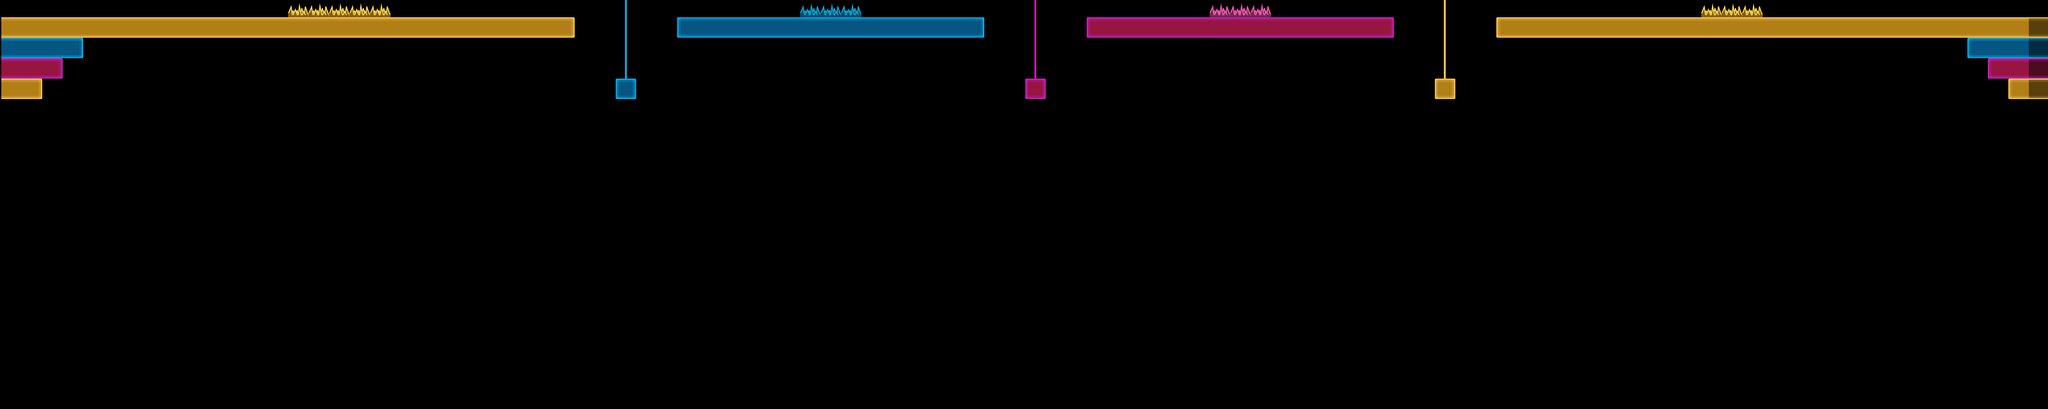

Tiled map render using the project's own tile images. Description and the map definition, with tile-layer contents summarised, below:
An orthogonal 100x20 tile map with 128x128 px tiles, 1 tile layer (Tile Layer 1).

<map version="1.0" orientation="orthogonal" renderorder="right-down" width="100" height="20" tilewidth="128" tileheight="128" nextobjectid="1">
 <properties>
  <property name="end_height" value="7" />
  <property name="height" value="20" />
  <property name="start_height" value="7" />
  <property name="starting_x" value="1" />
  <property name="width" value="100" />
 </properties>
 <tileset firstgid="1" name="neon_tileset" tilewidth="128" tileheight="128" tilecount="225" columns="15">
  <image source="../Viz/ld38_spritesheet.png" width="1920" height="1920" />
  <tile id="0">
   <properties>
    <property name="type" value="oj_nw" />
   </properties>
  </tile>
  <tile id="1">
   <properties>
    <property name="type" value="oj_n" />
   </properties>
  </tile>
  <tile id="2">
   <properties>
    <property name="type" value="oj_ne" />
   </properties>
  </tile>
  <tile id="3">
   <properties>
    <property name="type" value="m_nw" />
   </properties>
  </tile>
  <tile id="4">
   <properties>
    <property name="type" value="m_n" />
   </properties>
  </tile>
  <tile id="5">
   <properties>
    <property name="type" value="m_ne" />
   </properties>
  </tile>
  <tile id="6">
   <properties>
    <property name="type" value="b_nw" />
   </properties>
  </tile>
  <tile id="7">
   <properties>
    <property name="type" value="b_n" />
   </properties>
  </tile>
  <tile id="8">
   <properties>
    <property name="type" value="b_ne" />
   </properties>
  </tile>
  <tile id="15">
   <properties>
    <property name="type" value="oj_w" />
   </properties>
  </tile>
  <tile id="16">
   <properties>
    <property name="type" value="oj_c" />
   </properties>
  </tile>
  <tile id="17">
   <properties>
    <property name="type" value="oj_e" />
   </properties>
  </tile>
  <tile id="18">
   <properties>
    <property name="type" value="m_w" />
   </properties>
  </tile>
  <tile id="19">
   <properties>
    <property name="type" value="m_c" />
   </properties>
  </tile>
  <tile id="20">
   <properties>
    <property name="type" value="m_e" />
   </properties>
  </tile>
  <tile id="21">
   <properties>
    <property name="type" value="b_w" />
   </properties>
  </tile>
  <tile id="22">
   <properties>
    <property name="type" value="b_c" />
   </properties>
  </tile>
  <tile id="23">
   <properties>
    <property name="type" value="b_e" />
   </properties>
  </tile>
  <tile id="30">
   <properties>
    <property name="type" value="oj_sw" />
   </properties>
  </tile>
  <tile id="31">
   <properties>
    <property name="type" value="oj_s" />
   </properties>
  </tile>
  <tile id="32">
   <properties>
    <property name="type" value="oj_se" />
   </properties>
  </tile>
  <tile id="33">
   <properties>
    <property name="type" value="m_sw" />
   </properties>
  </tile>
  <tile id="34">
   <properties>
    <property name="type" value="m_s" />
   </properties>
  </tile>
  <tile id="35">
   <properties>
    <property name="type" value="m_se" />
   </properties>
  </tile>
  <tile id="36">
   <properties>
    <property name="type" value="b_sw" />
   </properties>
  </tile>
  <tile id="37">
   <properties>
    <property name="type" value="b_s" />
   </properties>
  </tile>
  <tile id="38">
   <properties>
    <property name="type" value="b_se" />
   </properties>
  </tile>
  <tile id="45">
   <properties>
    <property name="type" value="oj_hw" />
   </properties>
  </tile>
  <tile id="46">
   <properties>
    <property name="type" value="oj_hc" />
   </properties>
  </tile>
  <tile id="47">
   <properties>
    <property name="type" value="oj_he" />
   </properties>
  </tile>
  <tile id="48">
   <properties>
    <property name="type" value="m_hw" />
   </properties>
  </tile>
  <tile id="49">
   <properties>
    <property name="type" value="m_hc" />
   </properties>
  </tile>
  <tile id="50">
   <properties>
    <property name="type" value="m_he" />
   </properties>
  </tile>
  <tile id="51">
   <properties>
    <property name="type" value="b_hw" />
   </properties>
  </tile>
  <tile id="52">
   <properties>
    <property name="type" value="b_hc" />
   </properties>
  </tile>
  <tile id="53">
   <properties>
    <property name="type" value="b_he" />
   </properties>
  </tile>
  <tile id="60">
   <properties>
    <property name="type" value="oj_vn" />
   </properties>
  </tile>
  <tile id="61">
   <properties>
    <property name="type" value="oj_u" />
   </properties>
  </tile>
  <tile id="63">
   <properties>
    <property name="type" value="m_vn" />
   </properties>
  </tile>
  <tile id="64">
   <properties>
    <property name="type" value="m_u" />
   </properties>
  </tile>
  <tile id="66">
   <properties>
    <property name="type" value="b_vn" />
   </properties>
  </tile>
  <tile id="67">
   <properties>
    <property name="type" value="b_u" />
   </properties>
  </tile>
  <tile id="75">
   <properties>
    <property name="type" value="oj_vc" />
   </properties>
  </tile>
  <tile id="76">
   <properties>
    <property name="type" value="oj_spike" />
   </properties>
  </tile>
  <tile id="78">
   <properties>
    <property name="type" value="m_vc" />
   </properties>
  </tile>
  <tile id="79">
   <properties>
    <property name="type" value="m_spike" />
   </properties>
  </tile>
  <tile id="81">
   <properties>
    <property name="type" value="b_vc" />
   </properties>
  </tile>
  <tile id="82">
   <properties>
    <property name="type" value="b_spike" />
   </properties>
  </tile>
  <tile id="90">
   <properties>
    <property name="type" value="oj_vs" />
   </properties>
  </tile>
  <tile id="91">
   <properties>
    <property name="type" value="oj_laser" />
   </properties>
  </tile>
  <tile id="93">
   <properties>
    <property name="type" value="m_vs" />
   </properties>
  </tile>
  <tile id="94">
   <properties>
    <property name="type" value="m_laser" />
   </properties>
  </tile>
  <tile id="96">
   <properties>
    <property name="type" value="b_vs" />
   </properties>
  </tile>
  <tile id="97">
   <properties>
    <property name="type" value="b_laser" />
   </properties>
  </tile>
 </tileset>
 <layer name="Tile Layer 1" width="100" height="20" offsetx="8" offsety="-1940">
  <data>[2000 cells, 321 non-empty, 27 distinct tile ids]</data>
 </layer>
</map>
